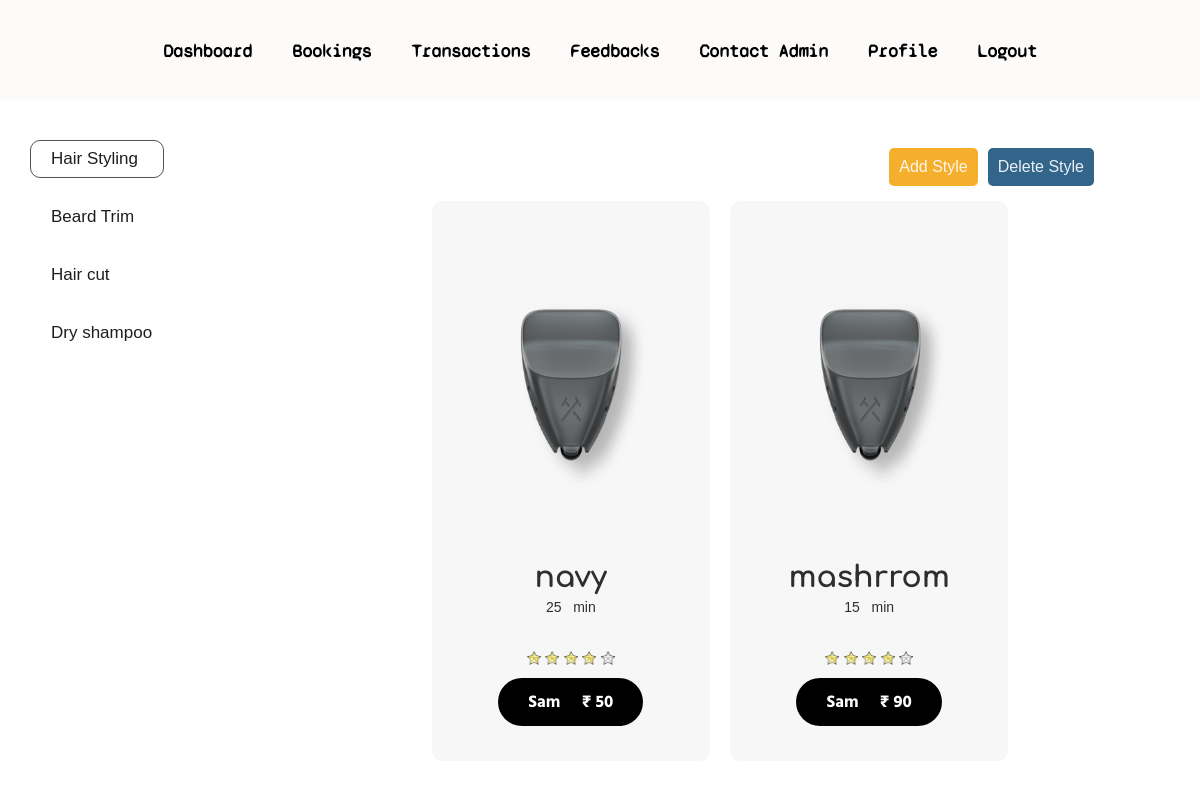
The app's page /barber_service_style.php?id=1 (signed in) with its own data.
### tables this page shows
CREATE TABLE `tbl_service` (
  `ser_id` int(11) NOT NULL,
  `ser_name` varchar(20) NOT NULL,
  `ser_desc` varchar(400) NOT NULL,
  `ser_img` varchar(11) NOT NULL
);

CREATE TABLE `tbl_service_styles` (
  `style_id` int(11) NOT NULL,
  `ser_id` int(11) NOT NULL,
  `style_name` varchar(30) NOT NULL
);

CREATE TABLE `tbl_barber_info` (
  `info_id` int(11) NOT NULL,
  `login_id` int(11) NOT NULL,
  `style_id` int(11) NOT NULL,
  `price` float NOT NULL DEFAULT 50,
  `avg_time` int(10) NOT NULL DEFAULT 10,
  `images` varchar(200) NOT NULL,
  `status` int(10) NOT NULL DEFAULT 1
);

CREATE TABLE `reg` (
  `regid` int(7) NOT NULL,
  `loginid` int(7) NOT NULL,
  `name` varchar(20) NOT NULL,
  `mobile` varchar(12) NOT NULL
);

### barber_service_style.php (the view, shortened to what this page needs)
<?php
if(isset($_SESSION["id"])){
    $id=$_SESSION["id"];
    $con=mysqli_connect("localhost","root","","salon")or die("couldn't connect");
    $query="SELECT * FROM tbl_login WHERE loginid=$id";
    $result=mysqli_query($con,$query);
    $login = mysqli_fetch_array($result);
    if($login['type']=="barber")
    {
        $ser_id=$_GET['id'];
    ?>
<!DOCTYPE html>
<html lang="en">
<head>
    <link rel="stylesheet" href="css/style.css">
</head>
<body>
<div class="navigation_top_user">
        <a href="barber.php">Dashboard</a>
        <a href="#">Bookings</a>
        <a href="#">Transactions</a>
        <a href="#">Feedbacks</a>
        <a href="#">Contact Admin</a>
        <a href="">Profile</a>
        <a href="logout.php">Logout</a>
    </div>
    <div class="side_nav">
        <?php
            $query="SELECT * FROM tbl_service";
            $resultt=mysqli_query($con,$query);
            while($ro=mysqli_fetch_array($resultt)){ ?>
                <a href="barber_service_style.php?id=<?php echo $ro['ser_id'];?>" <?php if($_GET['id']==$ro['ser_id'])echo'class=outline'?> ><?php echo $ro['ser_name']?></a><br>
            <?php }
        ?>
    </div>
    <div class="body-user">
        <div class="add">
            <p onclick="display('del')"> Delete Style</p>
            <p onclick="display('inpu')" style="background-color:#f6ae2d;"> Add Style</p>
        </div>
        <?php
        $query="SELECT * FROM tbl_barber_info where login_id = $id and status=1";
        $res=mysqli_query($con,$query);
        while($barber_info=mysqli_fetch_array($res)){
            $style_id=$barber_info['style_id'];
            $lid=$barber_info['login_id'];
            $qtwo="select name from reg where loginid=$lid";
            $barname=mysqli_fetch_array(mysqli_query($con,$qtwo));
            $qone="select * from tbl_service_styles where style_id=$style_id and ser_id = $ser_id";
            $resone=mysqli_query($con,$qone);
            while($service_styles=mysqli_fetch_array($resone)){
                 ?>
                     <div class="content_box">
                         <center><img src="images/<?php echo $barber_info["images"] ?>" alt=""></center>
                         <div class="NM">
                             <?php echo $service_styles["style_name"] ?><br> <p><?php echo $barber_info['avg_time'] ?> &nbsp; min</p>
                         </div>
                         <div class="ratings">
                             <img src="images/ratings-yellow.png" alt="">
                             <img src="images/ratings-yellow.png" alt="">
                             <img src="images/ratings-yellow.png" alt="">
                             <img src="images/ratings-yellow.png" alt="">
                             <img src="images/ratings.png" alt="">
                         </div>
                         <button> <?php echo $barname['name'] ?> &nbsp; &nbsp; ₹ <?php echo $barber_info['price'] ?></button>
                     </div>
                <?php
            }
        }
        ?>
    </div>
</body>
</html>
<?php
    }
}
else{
    ?>
    <center><h1>Something went wrong </h1>
    <h2>click <a href="signin.php">here</a> to login</h2></center>
    <?php
}
?>

### css/style.css (style rules this page uses)
* { margin: 0; padding: 0; font-family: 'Poppins', sans-serif; }
.navigation_top_user { overflow: hidden; background-color: rgb(252,251,250); width: 100%; height:100px; display: flex; flex-wrap: wrap; justify-content: center; }
.navigation_top_user a { color: black; text-align: center; padding: 40px 20px 0px 20px; text-decoration: none; font-size: 18px; font-family: fontone; font-weight: 700; }
.side_nav { height: 100%; width: 19%; position: fixed; z-index: -1; top: 120px; left: 0; padding-top: 10px; text-align: left; margin-left: 30px; }
.side_nav a { padding: 8px 25px 8px 20px; text-decoration: none; font-size: 17px; color: rgb(31, 30, 30); display: inline-block; margin:10px 0px; border: solid rgba(0, 0, 0, 0) 1px; }
.side_nav .outline { border: solid rgba(0, 0, 0, 0.678) 1px; border-radius: 10px; }
.body-user { position: relative; top:13px; padding:30px 0px; float:right; display: flex; width: 80%; display: flex; flex-wrap: wrap; justify-content:center; margin: auto; }
.add { position: relative; margin-top:5px; width: 80%; margin-bottom: 5px; }
.add p { position: relative; color:rgba(255, 255, 255, 0.893); padding: 10px; float:right; background-color:rgb(51, 101, 138); border-radius: 5px; cursor: pointer; margin-right: 10px; transition:box-shadow .4s ease-in-out; }
.content_box { position: relative; width:29%; height:560px; background-color: rgb(247,247,247); margin:10px; border-radius: 10px; display: flex; flex-wrap: wrap; justify-content: center; transition: .3s ease-in-out; cursor: hand; }
.content_box img { width: 80%; height: 300px; position: relative; top:40px; border-radius: 20px; }
.content_box .NM { position: absolute; top:340px; width:100%; height: 30px; padding:10px; text-align: center; color: rgba(0, 0, 0, 0.815); font-family: fonttwo; font-size: 30px; font-weight: 900; margin-top: 10px; }
.content_box .NM p { font-size:14px; font-weight:400; margin-top:5px; }
.content_box button { position: absolute; cursor: pointer; bottom: 35px; padding:10px 30px; height: auto; background-color: black; font-size:17px; font-family: fontthree; color: white; border: none; border-radius: 100px; }
.ratings { position: absolute;; bottom:130px; height:20px; }
.ratings img { position: relative; width:20px; height:20px; margin:-3px }

### barber_service_style.php (style rules this page uses)
body { background-color: white; }

### records on screen
tbl_service: ser_name "Hair Styling"
tbl_service: ser_name "Beard Trim"
tbl_service: ser_name "Hair cut"
tbl_service: ser_name "Dry shampoo"
tbl_barber_info: avg_time "25", price "50"
tbl_service_styles: tbl_barber_info.images (picture), style_name "navy"
reg: name "Sam"
tbl_barber_info: avg_time "15", price "90"
tbl_service_styles: tbl_barber_info.images (picture), style_name "mashrrom"
